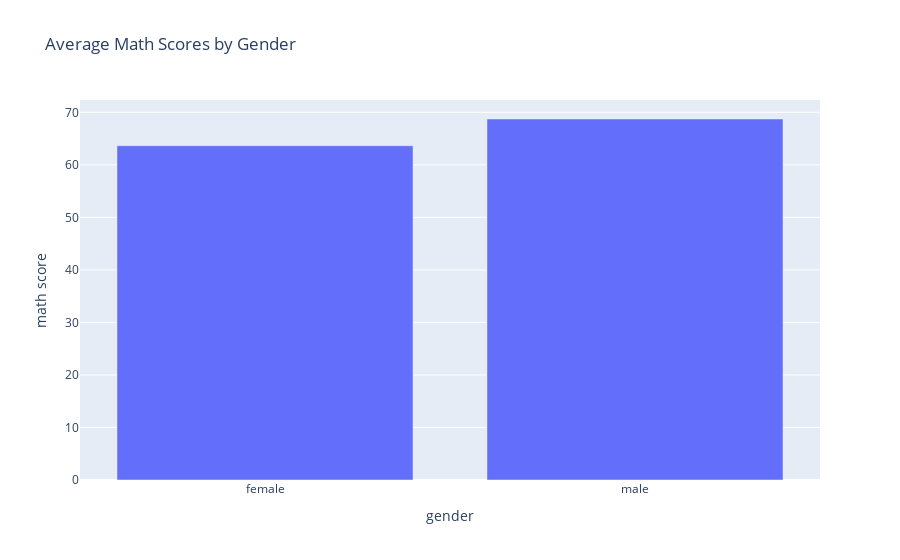

Here is the notebook cell this chart was saved with:
### Code cell
# Plot math averages by gender
px.bar(gender_math_df, x = "gender", y = "math score", title = "Average Math Scores by Gender")

### Figure 1 — Plotly figure (JSON) as saved in the notebook; plotly's stock layout.template omitted (floating-point values rounded to 4 significant figures)
{"data": [{"alignmentgroup": "True", "hovertemplate": "gender=%{x}<br>math score=%{y}<extra></extra>", "legendgroup": "", "marker": {"color": "#636efa", "pattern": {"shape": ""}}, "name": "", "offsetgroup": "", "orientation": "v", "showlegend": false, "textposition": "auto", "type": "bar", "x": ["female", "male"], "xaxis": "x", "y": [63.63, 68.73], "yaxis": "y"}], "layout": {"barmode": "relative", "legend": {"tracegroupgap": 0}, "title": {"text": "Average Math Scores by Gender"}, "xaxis": {"anchor": "y", "domain": [0, 1], "title": {"text": "gender"}}, "yaxis": {"anchor": "x", "domain": [0, 1], "title": {"text": "math score"}}}}
